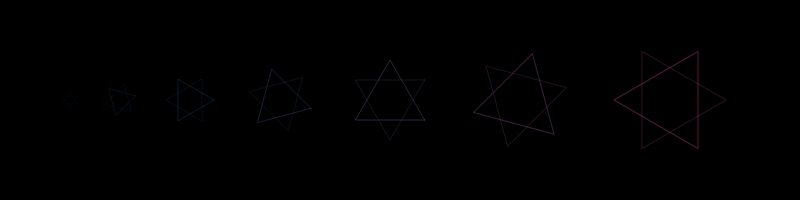
Frame 1 (no input)
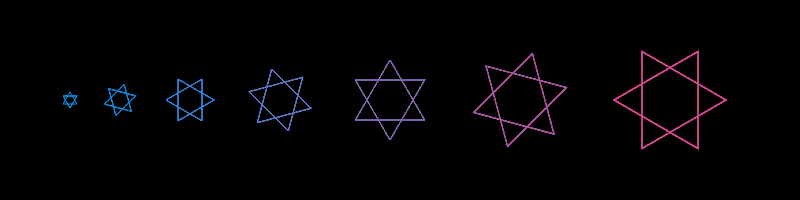
Frame 60 (no input)
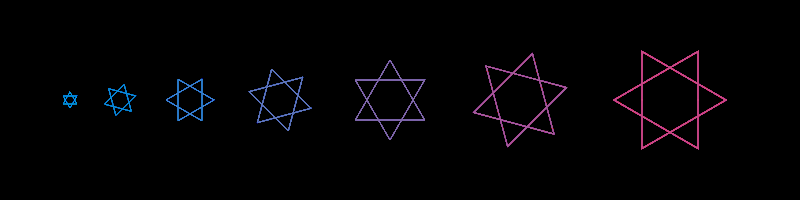
Frame 120 (the mouse pressed at the canvas centre since frame 60)

The p5.js sketch that drew these frames (run headless with seeded random() and noise() and a simulated clock; from frame 60 on, the mouse is pressed at the canvas centre):

// p5.js sketch
// ── sketch.js
var distance=[];
var value=[];

function setup() {
  createCanvas(800, 200);
  background(0);
  
  //형태를 다르게 하고
  bx=[0,50*cos(radians(30)),-50*cos(radians(30))];
  by=[-50,50*sin(radians(30)),50*sin(radians(30))];
  cx=[50*cos(radians(30)),0,-50*cos(radians(30))];
  cy=[-50*sin(radians(30)),50,-50*sin(radians(30))];
  //위치 일차원 배열에 저장
  distance=[100,150,220,310,420,550,700];
  //색상값은 배열에 저장
  for(var j=0;j<7;j++)
  {
    Red=map(j,0,7,3,236);
    Green=map(j,0,7,169,64);
    Blue=map(j,0,7,244,122);
    value[j]=[Red,Green,Blue];
  }
  
} 


function draw() {
 
  for(var j=0;j<7;j++)
  {
    push();
    translate(distance[j]-30,100);//
    rotate(j*PI/12.0);//회전
    scale(((j+1)*16)/100);//크기scale
    
    stroke(value[j][0],value[j][1],value[j][2],50);
    noFill();
    endShape(CLOSE);
    beginShape();
  	for(var k =0;k<6;k++)
  	{
   	 vertex(bx[k],by[k]);
  	}
    endShape(CLOSE);
    beginShape();
  	for(var m =0;m<6;m++)
  	{
   	 vertex(cx[m],cy[m]);
  	}
    endShape(CLOSE);
    pop();
  }
  

}
